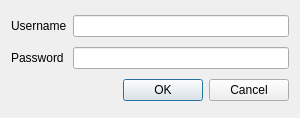
<?xml version="1.0" encoding="UTF-8"?>
<ui version="4.0">
 <class>LoginDialog</class>
 <widget class="QDialog" name="LoginDialog">
  <property name="windowModality">
   <enum>Qt::NonModal</enum>
  </property>
  <property name="geometry">
   <rect>
    <x>0</x>
    <y>0</y>
    <width>300</width>
    <height>118</height>
   </rect>
  </property>
  <property name="sizePolicy">
   <sizepolicy hsizetype="Fixed" vsizetype="Fixed">
    <horstretch>0</horstretch>
    <verstretch>0</verstretch>
   </sizepolicy>
  </property>
  <property name="windowTitle">
   <string>Login</string>
  </property>
  <property name="modal">
   <bool>true</bool>
  </property>
  <layout class="QGridLayout" name="gridLayout">
   <item row="1" column="0">
    <widget class="QLabel" name="label">
     <property name="text">
      <string>Username</string>
     </property>
    </widget>
   </item>
   <item row="1" column="1">
    <widget class="QLineEdit" name="usernameEdit"/>
   </item>
   <item row="3" column="0">
    <widget class="QLabel" name="label_2">
     <property name="text">
      <string>Password</string>
     </property>
    </widget>
   </item>
   <item row="3" column="1">
    <widget class="QLineEdit" name="passwordEdit"/>
   </item>
   <item row="4" column="1">
    <widget class="QDialogButtonBox" name="buttonBox">
     <property name="orientation">
      <enum>Qt::Horizontal</enum>
     </property>
     <property name="standardButtons">
      <set>QDialogButtonBox::Cancel|QDialogButtonBox::Ok</set>
     </property>
     <property name="centerButtons">
      <bool>false</bool>
     </property>
    </widget>
   </item>
  </layout>
 </widget>
 <resources/>
 <connections>
  <connection>
   <sender>buttonBox</sender>
   <signal>accepted()</signal>
   <receiver>LoginDialog</receiver>
   <slot>accept()</slot>
   <hints>
    <hint type="sourcelabel">
     <x>84</x>
     <y>125</y>
    </hint>
    <hint type="destinationlabel">
     <x>143</x>
     <y>25</y>
    </hint>
   </hints>
  </connection>
  <connection>
   <sender>buttonBox</sender>
   <signal>rejected()</signal>
   <receiver>LoginDialog</receiver>
   <slot>reject()</slot>
   <hints>
    <hint type="sourcelabel">
     <x>110</x>
     <y>125</y>
    </hint>
    <hint type="destinationlabel">
     <x>286</x>
     <y>143</y>
    </hint>
   </hints>
  </connection>
 </connections>
</ui>
